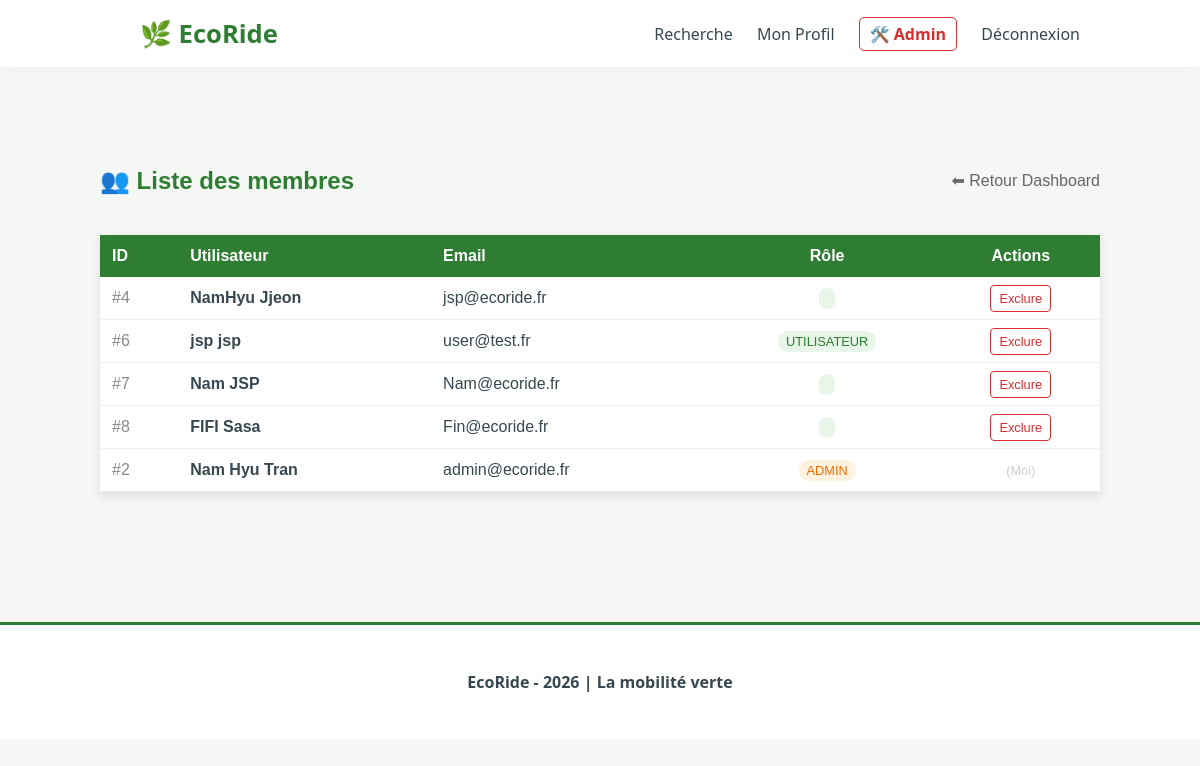
The app's page /admin.php (signed in) with its own data.
### tables this page shows
CREATE TABLE `utilisateurs` (
  `id` int(11) NOT NULL,
  `pseudo` varchar(50) NOT NULL,
  `email` varchar(100) NOT NULL,
  `mot_de_passe` varchar(255) NOT NULL,
  `Nom` varchar(50) NOT NULL,
  `Prenom` varchar(50) NOT NULL,
  `Role` varchar(100) NOT NULL,
  `credits` int(11) DEFAULT 20
);

### admin.php (the view, shortened to what this page needs)
<?php
require_once "Template.php";
$db = (new Database())->getConnection();
$users = $db->query("SELECT id, nom, prenom, email, role FROM utilisateurs ORDER BY nom ASC")->fetchAll(PDO::FETCH_ASSOC);
?>
<main style="max-width: 1000px; margin: 40px auto; padding: 20px; font-family: sans-serif;">
    <div style="display: flex; justify-content: space-between; align-items: center;">
        <h2 style="color: #2e7d32;">👥 Liste des membres</h2>
        <a href="admin.php" style="text-decoration: none; color: #666;">⬅ Retour Dashboard</a>
    </div>
    <table style="width: 100%; border-collapse: collapse; background: white; box-shadow: 0 4px 10px rgba(0,0,0,0.1); margin-top: 20px;">
        <thead style="background: #2e7d32; color: white;">
            <tr>
                <th style="padding: 12px; text-align: left;">ID</th>
                <th style="padding: 12px; text-align: left;">Utilisateur</th>
                <th style="padding: 12px; text-align: left;">Email</th>
                <th style="padding: 12px; text-align: center;">Rôle</th>
                <th style="padding: 12px; text-align: center;">Actions</th>
            </tr>
        </thead>
        <tbody>
            <?php foreach ($users as $u): ?>
            <tr style="border-bottom: 1px solid #eee;">
                <td style="padding: 12px; color: #888;">#<?php echo $u['id']; ?></td>
                <td style="padding: 12px;"><strong><?php echo htmlspecialchars($u['prenom'] . " " . $u['nom']); ?></strong></td>
                <td style="padding: 12px;"><?php echo htmlspecialchars($u['email']); ?></td>
                <td style="padding: 12px; text-align: center;">
                    <span style="padding: 3px 8px; border-radius: 10px; font-size: 0.8em; background: <?php echo ($u['role'] === 'admin' ? '#fff3e0' : '#e8f5e9'); ?>; color: <?php echo ($u['role'] === 'admin' ? '#ef6c00' : '#2e7d32'); ?>;">
                        <?php echo strtoupper($u['role']); ?>
                    </span>
                </td>
                <td style="padding: 12px; text-align: center;">
                    <?php if ($u['id'] != $_SESSION['user_id']): ?>
                        <a href="admin_delete_user.php?id=<?php echo $u['id']; ?>"
                           onclick="return confirm('Attention : cela supprimera aussi ses trajets et avis ! Continuer ?')"
                           style="color: #d32f2f; text-decoration: none; font-size: 0.8em; border: 1px solid #d32f2f; padding: 5px 8px; border-radius: 4px;">Exclure</a>
                    <?php else: ?>
                        <span style="color: #ccc; font-size: 0.8em;">(Moi)</span>
                    <?php endif; ?>
                </td>
            </tr>
            <?php endforeach; ?>
        </tbody>
    </table>
</main>

### Template.php (style rules this page uses)
:root { --eco-green: #2E7D32; --wood-brown: #6D4C41; --soft-bg: #f4f7f4; --dark-text: #37474F; --card-shadow: 0 4px 20px rgba(0,0,0,0.05); }
body { font-family: 'Segoe UI', Tahoma, Geneva, Verdana, sans-serif; background-color: var(--soft-bg); color: var(--dark-text); margin: 0; padding: 0; }

### records on screen
utilisateurs: id "4", Prenom+Nom "NamHyu Jjeon", email "jsp@ecoride.fr"
utilisateurs: id "6", Prenom+Nom "jsp jsp", email "user@test.fr", Role "UTILISATEUR"
utilisateurs: id "7", Prenom+Nom "Nam JSP", email "Nam@ecoride.fr"
utilisateurs: id "8", Prenom+Nom "FIFI Sasa", email "Fin@ecoride.fr"
utilisateurs: id "2", Prenom+Nom "Nam Hyu Tran", email "admin@ecoride.fr", Role "ADMIN", shows "(Moi)"
